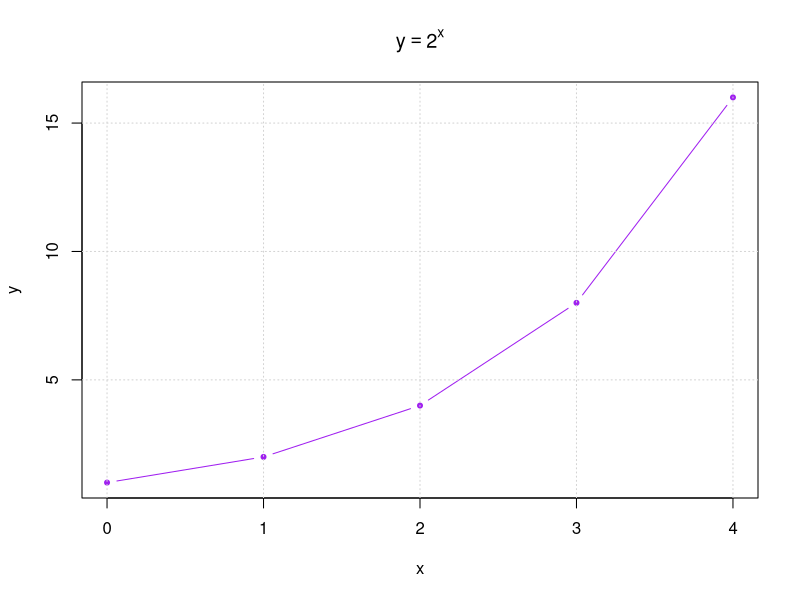

Generate this figure with R:
## ---- chunk 1
knitr::opts_chunk$set(echo = TRUE)
## ---- chunk 2

# Below is a chunk of code that plots out a graph of y = 2^x.

# Define x values (5 points).
# 0 is counted as the first value in R.
x <- c(0, 1, 2, 3, 4)

# Caclulate y = 2^x.
y <- 2^x

# Plot the points
# Type "b" refers to the type of graph, this connects the points and shows dots.
# Color can also be chosen, I chose purple as it is my favorite color.
# Expression refers to the title which currently shows the equation of the graph.
plot(x, y, type = "b", col = "purple", pch = 20,
     main = expression(y == 2^x),
     xlab = "x", ylab = "y")

# Adds grid lines to the graph for clarity
grid()


